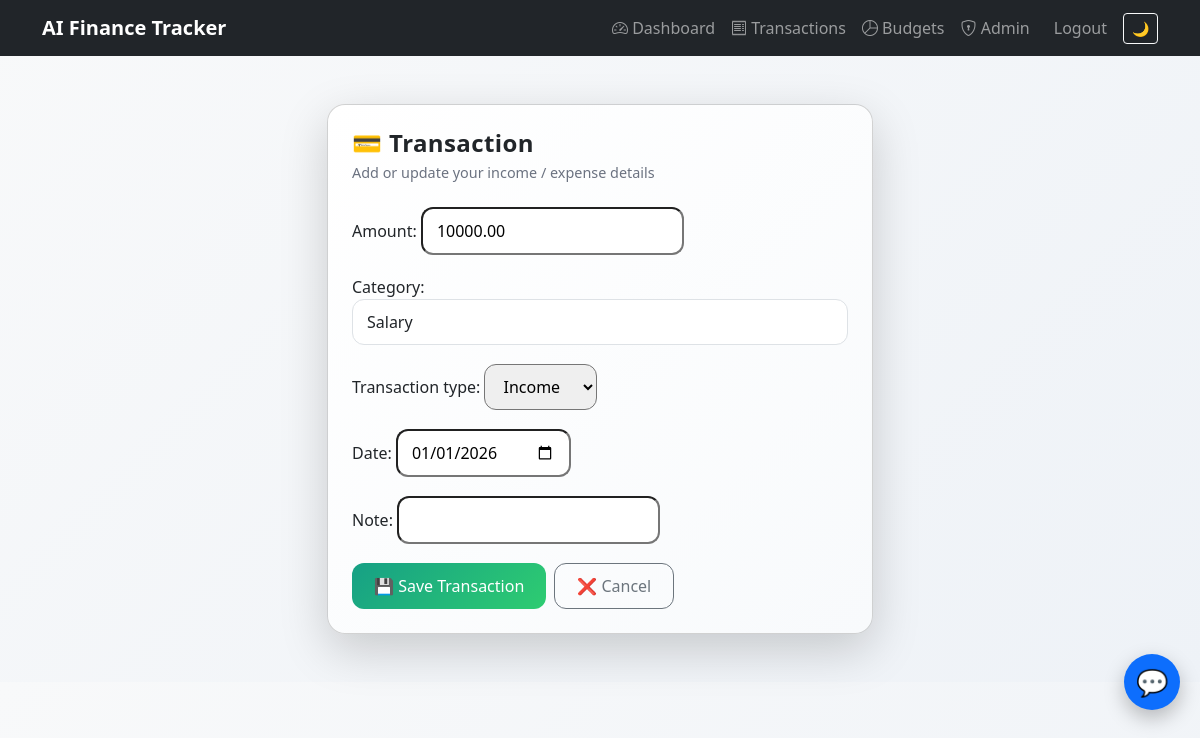
The app's page /edit/1/ (signed in) with its own data.
### transactions/models.py (models this page shows, shortened)
class Transaction(models.Model):
    EXPENSE = "EXPENSE"
    INCOME = "INCOME"
    TYPE_CHOICES = [
        (EXPENSE, "Expense"),
        (INCOME, "Income"),
    ]
    user = models.ForeignKey(User, on_delete=models.CASCADE)
    amount = models.DecimalField(max_digits=10, decimal_places=2)
    category = models.CharField(max_length=50, blank=True)
    transaction_type = models.CharField(
        max_length=10,
        choices=TYPE_CHOICES
    )
    date = models.DateField()
    note = models.CharField(max_length=255, blank=True)

### transactions/views.py (the view)
# urls.py: path("edit/<int:pk>/", edit_transaction, name="edit_transaction"),
@login_required
def edit_transaction(request, pk):
    txn = get_object_or_404(Transaction, pk=pk, user=request.user)
    form = TransactionForm(request.POST or None, instance=txn)
    if request.method == "POST" and form.is_valid():
        form.save()
        return redirect("dashboard")
    return render(request, "transaction_form.html", {"form": form})

### transactions/forms.py
class TransactionForm(forms.ModelForm):
    class Meta:
        model = Transaction
        fields = ["amount", "category", "transaction_type", "date", "note"]
        widgets = {
            "date": forms.DateInput(attrs={"type": "date"}),
            "category": forms.TextInput(attrs={
                "class": "form-control",
                "placeholder": "Optional (AI will auto-fill if empty)"
            }),
        }

### templates/transaction_form.html (shortened to what this page needs)
{% extends "base.html" %}
{% block content %}
<div class="row justify-content-center page-enter">
  <div class="col-md-6">
    <div class="card shadow-lg form-card">
      <div class="card-body p-4">
        <h4 class="form-title mb-1">💳 Transaction</h4>
        <p class="form-subtitle mb-4">
          Add or update your income / expense details
        </p>
        <form method="post" novalidate>
          {{ form.as_p }}
          <div class="d-flex flex-wrap gap-2 mt-3">
            <button class="btn btn-save text-white">
              💾 Save Transaction
            </button>
            <a href="/" class="btn btn-outline-secondary btn-cancel">
              ❌ Cancel
            </a>
          </div>
        </form>
      </div>
    </div>
  </div>
</div>
{% endblock %}

### templates/base.html (style rules this page uses)
body { background:linear-gradient(135deg,#f8f9fa,#eef2f7); transition:.3s; }

### templates/transaction_form.html (style rules this page uses)
.page-enter { animation: pageFade 0.6s ease forwards; opacity: 0; }
.form-card { border-radius: 18px; background: linear-gradient(135deg, #ffffff, #f8fafc); animation: cardFloat 0.8s ease forwards; }
.form-card input, .form-card select, .form-card textarea { border-radius: 12px; padding: 10px 14px; transition: all 0.25s ease; }
.btn-save { background: linear-gradient(135deg, #16a085, #2ecc71); border: none; border-radius: 12px; padding: 10px 22px; transition: transform 0.2s, box-shadow 0.2s; }
.btn-cancel { border-radius: 12px; padding: 10px 22px; }
.form-title { font-weight: 700; letter-spacing: 0.4px; }
.form-subtitle { font-size: 0.9rem; color: #6b7280; }
.form-card p { margin-bottom: 1.2rem; }

### records on screen
Transaction: amount "10000.00", category "Salary", transaction_type "Income", date "01/01/2026"
